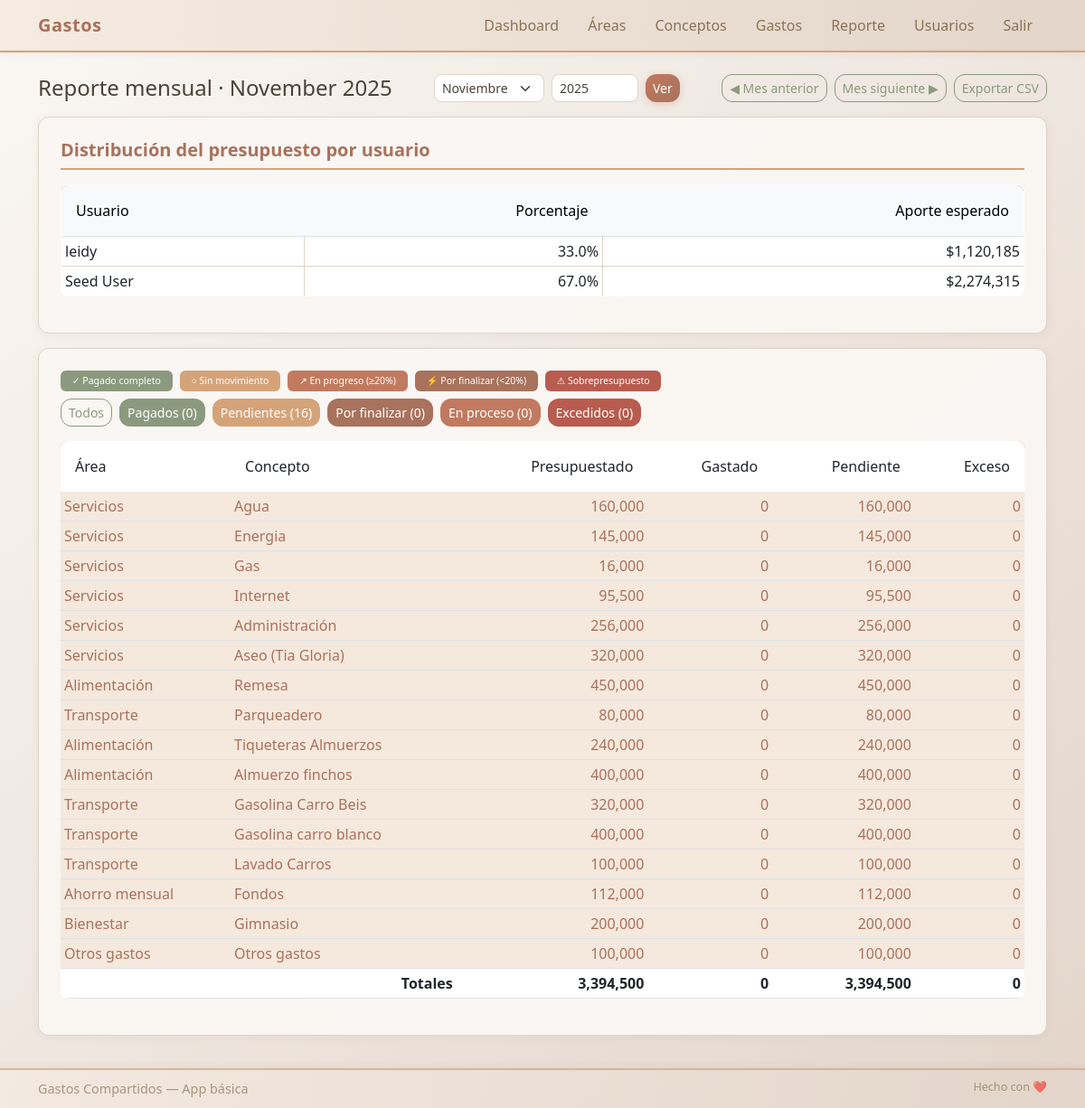
The page /reporte_mes (signed in) on the database its author committed.
### models.py (models this page shows, shortened)
class User(UserMixin, db.Model):
    id = db.Column(db.Integer, primary_key=True)
    name = db.Column(db.String(120), nullable=False)
    email = db.Column(db.String(120), unique=True, nullable=False)
    password = db.Column(db.String(200), nullable=False) # simple: store plaintext? in real app hash it
    aporte = db.Column(db.Float, default=0.5) # porcentaje (0-1)
    gastos = db.relationship('Gasto', backref='user', lazy=True)

class Area(db.Model):
    id = db.Column(db.Integer, primary_key=True)
    nombre = db.Column(db.String(120), nullable=False)
    conceptos = db.relationship('Concepto', backref='area', lazy=True)

class Concepto(db.Model):
    id = db.Column(db.Integer, primary_key=True)
    nombre = db.Column(db.String(120), nullable=False)
    valor_presupuestado = db.Column(db.Float, default=0.0)
    area_id = db.Column(db.Integer, db.ForeignKey('area.id'), nullable=False)
    gastos = db.relationship('Gasto', backref='concepto', lazy=True)

### app.py (the view, shortened to what this page needs)
@app.route('/reporte_mes')
@login_required
def reporte_mes():
    y = request.args.get('year', type=int)
    m = request.args.get('month', type=int)
    today = datetime.today().date()
    if not y:
        y = today.year
    if not m:
        m = today.month
    prev_y, prev_m = (y - 1, 12) if m == 1 else (y, m - 1)
    next_y, next_m = (y + 1, 1) if m == 12 else (y, m + 1)
    conceptos = Concepto.query.all()
    group_map = {}
    for c in conceptos:
        raw_name = (c.nombre or '')
        name_strip = raw_name.strip()
        name_collapsed = re.sub(r"\s+", " ", name_strip)
        name_nfd = unicodedata.normalize('NFD', name_collapsed)
        name_no_accents = ''.join(ch for ch in name_nfd if unicodedata.category(ch) != 'Mn')
        key = name_no_accents.lower()
        pm = PresupuestoMensual.query.filter_by(concepto_id=c.id, year=y, month=m).first()
        presup_c = pm.valor_presupuestado if pm else c.valor_presupuestado
        gastos_mes_c = [g for g in c.gastos if g.fecha.year == y and g.fecha.month == m]
        gastado_c = sum(g.monto for g in gastos_mes_c)
        if key not in group_map:
            group_map[key] = {
                'concepto_name': name_collapsed if name_collapsed else c.nombre,
                'area_name': c.area.nombre if c.area else '',
                'presupuestado': 0.0,
                'gastado': 0.0,
                'gastos': [],
                'group_key': key.replace(' ', '-'),
                'source_count': 0,
            }
        group_map[key]['presupuestado'] += float(presup_c or 0)
        group_map[key]['gastado'] += float(gastado_c or 0)
        group_map[key]['gastos'].extend(gastos_mes_c)
        group_map[key]['source_count'] += 1
    report = []
    total_pres = 0.0
    total_gasto = 0.0
    total_pend = 0.0
    total_exceso = 0.0
    counts = { 'green': 0, 'yellow': 0, 'lilac': 0, 'orange': 0, 'red': 0 }
    for g in group_map.values():
        presupuestado = g['presupuestado']
        gastado = g['gastado']
        pendiente = presupuestado - gastado
        exceso = max(gastado - presupuestado, 0)
        if pendiente < 0:
            counts['red'] += 1
            state = 'red'
        elif pendiente == 0:
            counts['green'] += 1
            state = 'green'
        elif presupuestado > 0 and pendiente == presupuestado:
            counts['yellow'] += 1
            state = 'yellow'
        total_pres += presupuestado
        total_gasto += gastado
        total_pend += pendiente
        total_exceso += exceso
        report.append({
            'area_name': g['area_name'],
            'concepto_name': g['concepto_name'],
            'presupuestado': presupuestado,
            'gastado': gastado,
            'pendiente': pendiente,
            'exceso': exceso,
            'state': state,
            'gastos': g['gastos'],
            'group_key': g['group_key'],
            'source_count': g['source_count'],
        })
    month_label = f"{month_name[m]} {y}"
    usuarios = User.query.all()
    aportes_usuarios = []
    for u in usuarios:
        aporte_esperado = total_pres * u.aporte
        aportes_usuarios.append({
            'nombre': u.name,
            'porcentaje': u.aporte * 100,
            'aporte_esperado': aporte_esperado
        })
    return render_template(
        'reporte_mes.html',
        report=report,
        year=y,
        month=m,
        month_label=month_label,
        total_pres=total_pres,
        total_gasto=total_gasto,
        total_pend=total_pend,
        total_exceso=total_exceso,
        prev_y=prev_y,
        prev_m=prev_m,
        next_y=next_y,
        next_m=next_m,
        counts=counts,
        aportes_usuarios=aportes_usuarios,
    )

### app.py (called while the page is built)
@login_manager.user_loader
def load_user(user_id):
    return User.query.get(int(user_id))

### templates/reporte_mes.html (shortened to what this page needs)
{% extends 'base.html' %}
{% block content %}
<div class="d-flex align-items-center justify-content-between mb-3">
  <h4 class="mb-0">Reporte mensual · {{ month_label }}</h4>
  <form class="d-flex gap-2" method="get" action="{{ url_for('reporte_mes') }}">
    <select name="month" class="form-select form-select-sm" style="width:auto">
      {% for mm in range(1,13) %}
        <option value="{{ mm }}" {% if mm == month %}selected{% endif %}>{{ ['','Enero','Febrero','Marzo','Abril','Mayo','Junio','Julio','Agosto','Septiembre','Octubre','Noviembre','Diciembre'][mm] }}</option>
      {% endfor %}
    </select>
    <input type="number" name="year" value="{{ year }}" class="form-control form-control-sm" style="width:6rem" />
    <button class="btn btn-primary btn-sm" type="submit">Ver</button>
  </form>
  <div class="d-flex gap-2">
    <a class="btn btn-outline-secondary btn-sm" href="{{ url_for('reporte_mes', year=prev_y, month=prev_m) }}">◀ Mes anterior</a>
    <a class="btn btn-outline-secondary btn-sm" href="{{ url_for('reporte_mes', year=next_y, month=next_m) }}">Mes siguiente ▶</a>
    <a class="btn btn-outline-success btn-sm" href="{{ url_for('reporte_mes', year=year, month=month, format='csv') }}">Exportar CSV</a>
  </div>
  </div>
<div class="card shadow-sm mb-3">
  <div class="card-body">
    <h5 class="card-title mb-3">Distribución del presupuesto por usuario</h5>
    <div class="table-responsive">
      <table class="table table-sm table-bordered">
        <thead class="table-light">
          <tr>
            <th>Usuario</th>
            <th class="text-end">Porcentaje</th>
            <th class="text-end">Aporte esperado</th>
          </tr>
        </thead>
        <tbody>
          {% for aporte in aportes_usuarios %}
          <tr>
            <td>{{ aporte.nombre }}</td>
            <td class="text-end">{{ '{:.1f}'.format(aporte.porcentaje) }}%</td>
            <td class="text-end">${{ '{:,.0f}'.format(aporte.aporte_esperado) }}</td>
          </tr>
          {% endfor %}
        </tbody>
      </table>
    </div>
  </div>
</div>
<div class="card shadow-sm">
  <div class="card-body">
    <div class="d-flex gap-2 flex-wrap small mb-2 align-items-center">
      <span class="badge" style="background-color:#8B9A7E;color:#fff">✓ Pagado completo</span>
      <span class="badge" style="background-color:#D5A379;color:#fff">○ Sin movimiento</span>
      <span class="badge" style="background-color:#C17A5F;color:#fff">↗ En progreso (≥20%)</span>
      <span class="badge" style="background-color:#A8725C;color:#fff">⚡ Por finalizar (&lt;20%)</span>
      <span class="badge" style="background-color:#B85C4F;color:#fff">⚠ Sobrepresupuesto</span>
    </div>
    <div class="d-flex gap-2 flex-wrap mb-3 align-items-center">
      <button type="button" class="btn btn-sm btn-outline-secondary" data-filter="all">Todos</button>
      <button type="button" class="btn btn-sm" style="background-color:#8B9A7E;color:#fff" data-filter="green">Pagados ({{ counts.green }})</button>
      <button type="button" class="btn btn-sm" style="background-color:#D5A379;color:#fff" data-filter="yellow">Pendientes ({{ counts.yellow }})</button>
      <button type="button" class="btn btn-sm" style="background-color:#A8725C;color:#fff" data-filter="lilac">Por finalizar ({{ counts.lilac }})</button>
      <button type="button" class="btn btn-sm" style="background-color:#C17A5F;color:#fff" data-filter="orange">En proceso ({{ counts.orange }})</button>
      <button type="button" class="btn btn-sm" style="background-color:#B85C4F;color:#fff" data-filter="red">Excedidos ({{ counts.red }})</button>
    </div>
    <div class="table-responsive">
      <table class="table table-sm align-middle">
        <thead>
          <tr>
            <th>Área</th>
            <th>Concepto</th>
            <th class="text-end">Presupuestado</th>
            <th class="text-end">Gastado</th>
            <th class="text-end">Pendiente</th>
            <th class="text-end">Exceso</th>
          </tr>
        </thead>
        <tbody>
          {% for row in report %}
            {% set ratio = (0 if row.presupuestado == 0 else (row.pendiente / row.presupuestado)) %}
            {% if row.pendiente < 0 %}
              {% set row_class = 'table-row-red' %}
            {% elif row.pendiente == 0 %}
              {% set row_class = 'table-row-green' %}
            {% elif row.presupuestado > 0 and row.pendiente == row.presupuestado %}
              {% set row_class = 'table-row-yellow' %}
            {% elif ratio < 0.2 %}
              {% set row_class = 'table-row-lilac' %}
            {% else %}
              {% set row_class = 'table-row-orange' %}
            {% endif %}
            <tr class="{{ row_class }}" data-state="{{ row.state }}">
              <td>{{ row.area_name }}</td>
              <td>
                {{ row.concepto_name }}
              </td>
              <td class="text-end">{{ '{:,.0f}'.format(row.presupuestado) }}</td>
              <td class="text-end">{{ '{:,.0f}'.format(row.gastado) }}</td>
              <td class="text-end">{{ '{:,.0f}'.format(row.pendiente) }}</td>
              <td class="text-end">{{ '{:,.0f}'.format(row.exceso) }}</td>
            </tr>
          {% else %}
            <tr><td colspan="6" class="text-center small text-muted">No hay datos para mostrar</td></tr>
          {% endfor %}
        </tbody>
        <tfoot>
          <tr class="fw-semibold">
            <td colspan="2" class="text-end">Totales</td>
            <td class="text-end">{{ '{:,.0f}'.format(total_pres) }}</td>
            <td class="text-end">{{ '{:,.0f}'.format(total_gasto) }}</td>
            <td class="text-end">{{ '{:,.0f}'.format(total_pend) }}</td>
            <td class="text-end">{{ '{:,.0f}'.format(total_exceso) }}</td>
          </tr>
        </tfoot>
      </table>
    </div>
  </div>
</div>
{% endblock %}

### static/style.css (style rules this page uses)
:root { --autumn-cream: #F5EBE0; --autumn-sand: #E3D5CA; --autumn-terracotta: #D5A379; --autumn-rust: #C17A5F; --autumn-clay: #A8725C; --autumn-sage: #8B9A7E; --autumn-olive: #707C5C; --autumn-forest: #556B4A; --autumn-cream-light: #FAF7F4; --autumn-beige: #DED4C8; --autumn-brown: #8B7355; --autumn-dark: #4A4238; --autumn-success: #8B9A7E; --autumn-warning: #D5A379; --autumn-danger: #B85C4F; --autumn-info: #7D94A3; }
body { background: linear-gradient(135deg, var(--autumn-cream-light) 0%, var(--autumn-sand) 100%); color: var(--autumn-dark); font-family: 'Segoe UI', Tahoma, Geneva, Verdana, sans-serif; min-height: 100vh; padding-bottom: 80px; }
.card { background: rgba(250, 247, 244, 0.95); border: 1px solid var(--autumn-beige); border-radius: 12px; box-shadow: 0 4px 12px rgba(139, 115, 85, 0.08); transition: transform 0.3s ease, box-shadow 0.3s ease; }
.card-title { color: var(--autumn-clay); border-bottom: 2px solid var(--autumn-terracotta); padding-bottom: 0.5rem; margin-bottom: 1rem; font-weight: 600; }
.card-body { padding: 1.5rem; }
.btn { border-radius: 0.75rem; transition: all 0.3s ease; }
.btn-primary { background: linear-gradient(135deg, var(--autumn-rust) 0%, var(--autumn-clay) 100%); border: none; color: white; font-weight: 500; box-shadow: 0 2px 8px rgba(193, 122, 95, 0.3); }
.btn-outline-secondary { border-color: var(--autumn-sage); color: var(--autumn-sage); }
.btn-outline-success { border-color: var(--autumn-success); color: var(--autumn-success); }
.form-control, .form-select { border: 1px solid var(--autumn-beige); border-radius: 8px; background-color: white; color: var(--autumn-dark); transition: all 0.3s ease; }
.table { background-color: rgba(255, 255, 255, 0.9); border-radius: 8px; overflow: hidden; }
.table thead { background: linear-gradient(90deg, var(--autumn-terracotta) 0%, var(--autumn-rust) 100%); color: white; }
.table thead th { border: none; font-weight: 500; padding: 1rem; }
.table tbody tr { transition: background-color 0.2s ease; }
.table td, .table th { vertical-align: middle; }
.table-light { background-color: var(--autumn-cream) !important; }
.table-bordered { border: 1px solid var(--autumn-beige); }
.badge { border-radius: 6px; padding: 0.4rem 0.8rem; font-weight: 500; }
.table-row-yellow > td { background-color: rgba(213, 163, 121, 0.25) !important; color: var(--autumn-clay) !important; }
.shadow-sm { box-shadow: 0 2px 8px rgba(139, 115, 85, 0.08) !important; }
* { transition: background-color 0.3s ease, color 0.3s ease; }

### rows shown on the page
User: nombre "leidy", porcentaje "33.0", aporte_esperado "1,120,185"
User: nombre "Seed User", porcentaje "67.0", aporte_esperado "2,274,315"
Area: area_name "Servicios" "Servicios" "Servicios" "Servicios", area_name "Servicios", concepto_name "Energia", presupuestado "145,000", gastado "0", pendiente "145,000", exceso "0", concepto_name "Aseo (Tia Gloria)", presupuestado "320,000", pendiente "320,000"
Concepto: concepto_name "Agua"
Concepto: concepto_name "Gas"
Concepto: concepto_name "Internet"
Concepto: concepto_name "Administración"
Area: area_name "Alimentación", area_name "Alimentación", concepto_name "Tiqueteras Almuerzos", presupuestado "240,000", gastado "0", pendiente "240,000", exceso "0", concepto_name "Almuerzo finchos", presupuestado "400,000", pendiente "400,000"
Concepto: concepto_name "Remesa"
Area: area_name "Transporte", area_name "Transporte", concepto_name "Gasolina Carro Beis", presupuestado "320,000", gastado "0", pendiente "320,000", exceso "0", concepto_name "Gasolina carro blanco", presupuestado "400,000", pendiente "400,000", concepto_name "Lavado Carros", presupuestado "100,000", pendiente "100,000"
Concepto: concepto_name "Parqueadero"
Area: area_name "Ahorro mensual"
Concepto: concepto_name "Fondos"
Area: area_name "Bienestar"
Concepto: concepto_name "Gimnasio"
Area: area_name "Otros gastos", concepto_name "Otros gastos", presupuestado "100,000", gastado "0", pendiente "100,000", exceso "0"

### other values the page prints
{{ month_label }} "November 2025"
{{ counts.green }} "0"
{{ counts.yellow }} "16"
{{ counts.lilac }} "0"
{{ counts.orange }} "0"
{{ counts.red }} "0"
{{ '{:,.0f}'.format(row.presupuestado) }} "160,000" "16,000" "95,500" "256,000" "450,000" "80,000" "112,000" "200,000"
{{ '{:,.0f}'.format(row.gastado) }} "0" "0" "0" "0" "0" "0" "0" "0"
{{ '{:,.0f}'.format(row.pendiente) }} "160,000" "16,000" "95,500" "256,000" "450,000" "80,000" "112,000" "200,000"
{{ '{:,.0f}'.format(row.exceso) }} "0" "0" "0" "0" "0" "0" "0" "0"
{{ '{:,.0f}'.format(total_pres) }} "3,394,500"
{{ '{:,.0f}'.format(total_gasto) }} "0"
{{ '{:,.0f}'.format(total_pend) }} "3,394,500"
{{ '{:,.0f}'.format(total_exceso) }} "0"
form field month "Noviembre"
